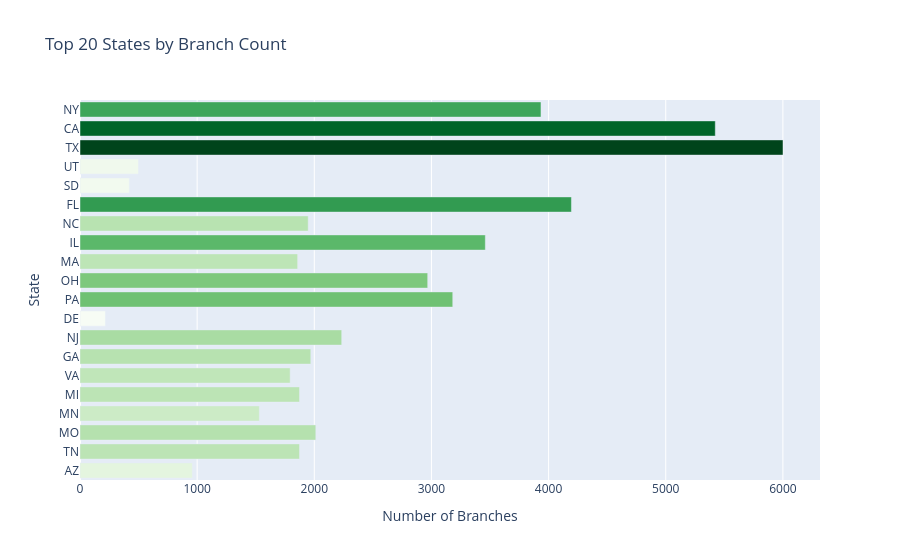

Write notebook code for a chart like this one.
### Code cell
# Branch count by state

fig = px.bar(
    state_df.head(20),
    x='BRANCH_COUNT', y='STATE',
    orientation = 'h',
    title = 'Top 20 States by Branch Count',
    labels = {'BRANCH_COUNT':'Number of Branches','STATE':'State'},
    color = 'BRANCH_COUNT', color_continuous_scale = 'Greens'
)

fig.update_layout(yaxis=dict(autorange='reversed'),coloraxis_showscale=False, showlegend=False)
fig.show()

### Figure 1 — Plotly figure (JSON) as saved in the notebook; plotly's stock layout.template omitted (floating-point values rounded to 4 significant figures)
{"data": [{"hovertemplate": "Number of Branches=%{marker.color}<br>State=%{y}<extra></extra>", "legendgroup": "", "marker": {"color": [3935, 5423, 6001, 499, 421, 4195, 1948, 3460, 1858, 2968, 3182, 217, 2234, 1970, 1794, 1874, 1531, 2013, 1874, 959], "coloraxis": "coloraxis", "pattern": {"shape": ""}}, "name": "", "orientation": "h", "showlegend": false, "textposition": "auto", "type": "bar", "x": [3935, 5423, 6001, 499, 421, 4195, 1948, 3460, 1858, 2968, 3182, 217, 2234, 1970, 1794, 1874, 1531, 2013, 1874, 959], "xaxis": "x", "y": ["NY", "CA", "TX", "UT", "SD", "FL", "NC", "IL", "MA", "OH", "PA", "DE", "NJ", "GA", "VA", "MI", "MN", "MO", "TN", "AZ"], "yaxis": "y"}], "layout": {"barmode": "relative", "coloraxis": {"colorbar": {"title": {"text": "Number of Branches"}}, "colorscale": [[0, "rgb(247,252,245)"], [0.125, "rgb(229,245,224)"], [0.25, "rgb(199,233,192)"], [0.375, "rgb(161,217,155)"], [0.5, "rgb(116,196,118)"], [0.625, "rgb(65,171,93)"], [0.75, "rgb(35,139,69)"], [0.875, "rgb(0,109,44)"], [1, "rgb(0,68,27)"]], "showscale": false}, "legend": {"tracegroupgap": 0}, "showlegend": false, "title": {"text": "Top 20 States by Branch Count"}, "xaxis": {"anchor": "y", "domain": [0, 1], "title": {"text": "Number of Branches"}}, "yaxis": {"anchor": "x", "autorange": "reversed", "domain": [0, 1], "title": {"text": "State"}}}}
